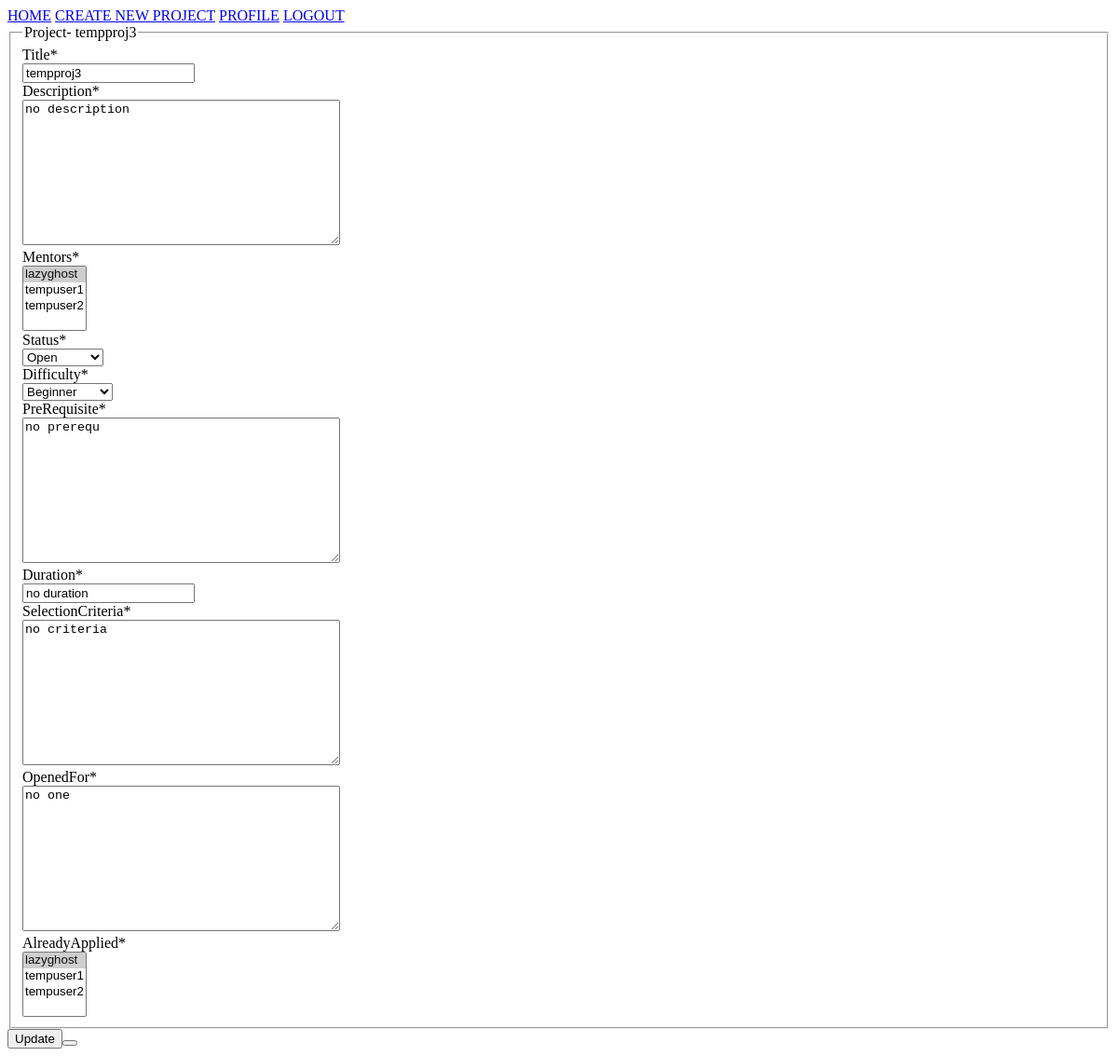
The page /project/2/update (signed in) on the database as committed earlier.
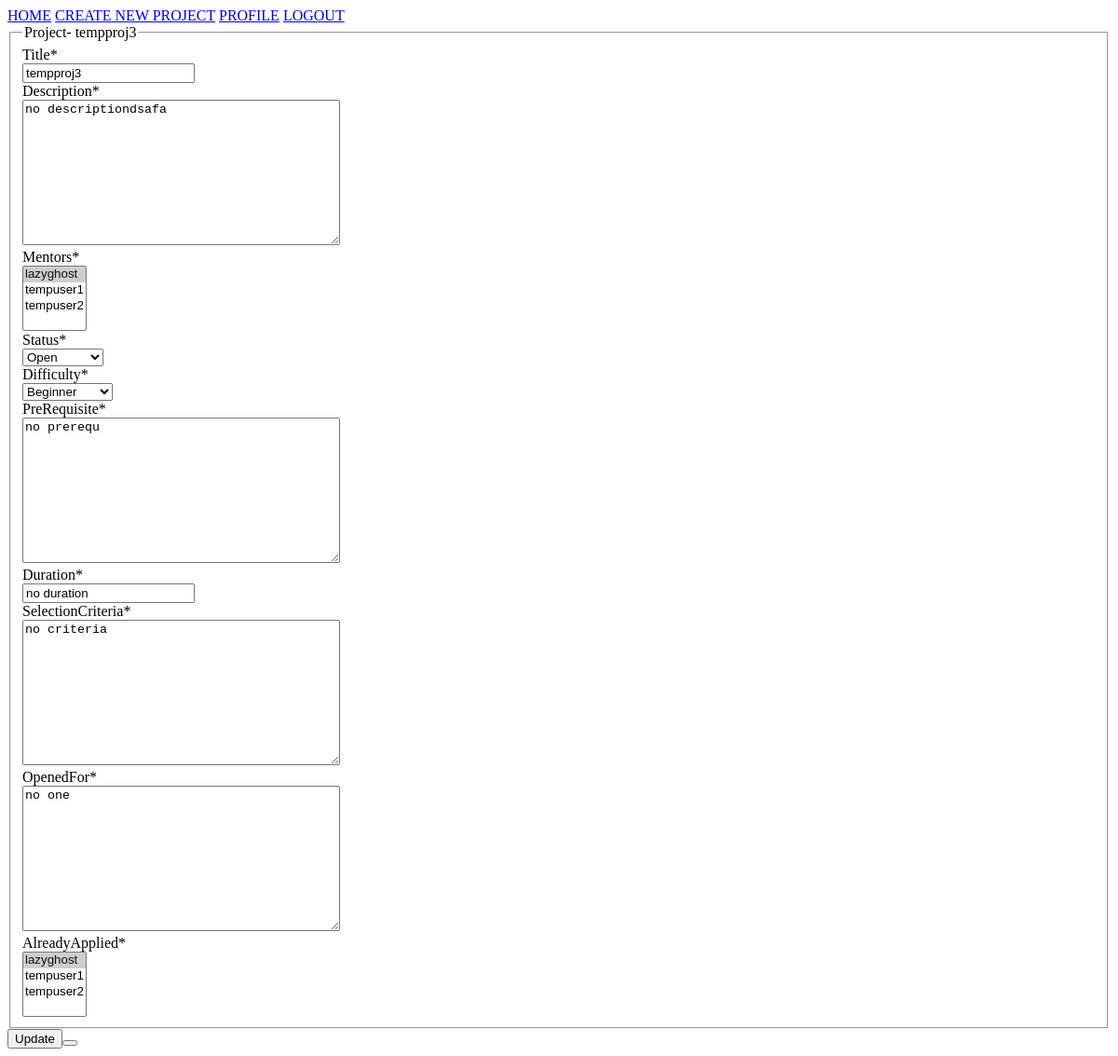
The same page on the database as committed later.
### home/models.py (models this page shows, shortened)
class Project(models.Model):
    Title = models.CharField(max_length=30)
    Description = models.TextField()
    FloatedBy = models.ForeignKey(User, on_delete=models.CASCADE)
    Mentors = models.ManyToManyField(User, related_name='Mentors')
    Status = models.CharField(max_length=10, choices=STATUS_CHOICES, default='Open')
    Difficulty = models.CharField(max_length=15, choices=DIFFICULTY_CHOICES, default='Beginner')
    PreRequisite = models.TextField()
    Duration = models.CharField(max_length=30)
    DatePosted = models.DateTimeField(default = timezone.now)
    SelectionCriteria = models.TextField()
    OpenedFor = models.TextField()
    AlreadyApplied = models.ManyToManyField(User, related_name='AlreadyApplied')

### home/decorators.py (the view)
    def wrap(request, *args, **kwargs):
        project = Project.objects.get(pk=kwargs['project_id'])
        if project.FloatedBy == request.user:
            return function(request, *args, **kwargs)
        else:
            raise PermissionDenied

### home/forms.py
class ProjectUpdateForm(forms.ModelForm):
    class Meta:
        model = Project
        fields = ['Title','Description','Mentors','Status','Difficulty','PreRequisite','Duration','SelectionCriteria','OpenedFor','AlreadyApplied']

### home/views.py (called while the page is built)
@user_is_project_author
def projectUpdate(request, project_id):
    project = Project.objects.get(id=project_id)
    if request.method == 'POST':
        project_update_form = ProjectUpdateForm(request.POST, instance=project)
        if project_update_form.is_valid():
            project_update_form.save()
            messages.success(request, "Project details has been updated!")
            return redirect('project', project_id = project.id)
        else:
            messages.error(request, 'Please correct the error below.')
    else:
        project_update_form = ProjectUpdateForm(instance=project)
    context = {
        'title': 'Update-Project',
        'project_title': project.Title,
        'project_form': project_update_form
    }
    return render(request, 'home/projectUpdate.html', context)

### home/templates/home/projectUpdate.html (shortened to what this page needs)
{% extends 'home/base.html' %}
{% load crispy_forms_tags %}
{% block content %}
	<div>
		<form method="POST">
			<fieldset>
				<legend>Project- {{ project_title }}</legend>
				{{ project_form|crispy }}
			</fieldset>
			<div>
				<button type="submit">Update<button>
			</div>
		</form>
	</div>
{% endblock content %}

Rows that differ between the two databases and show on the page:
changed Project "tempproj3": Description "no description" → "no descriptiondsafa"
